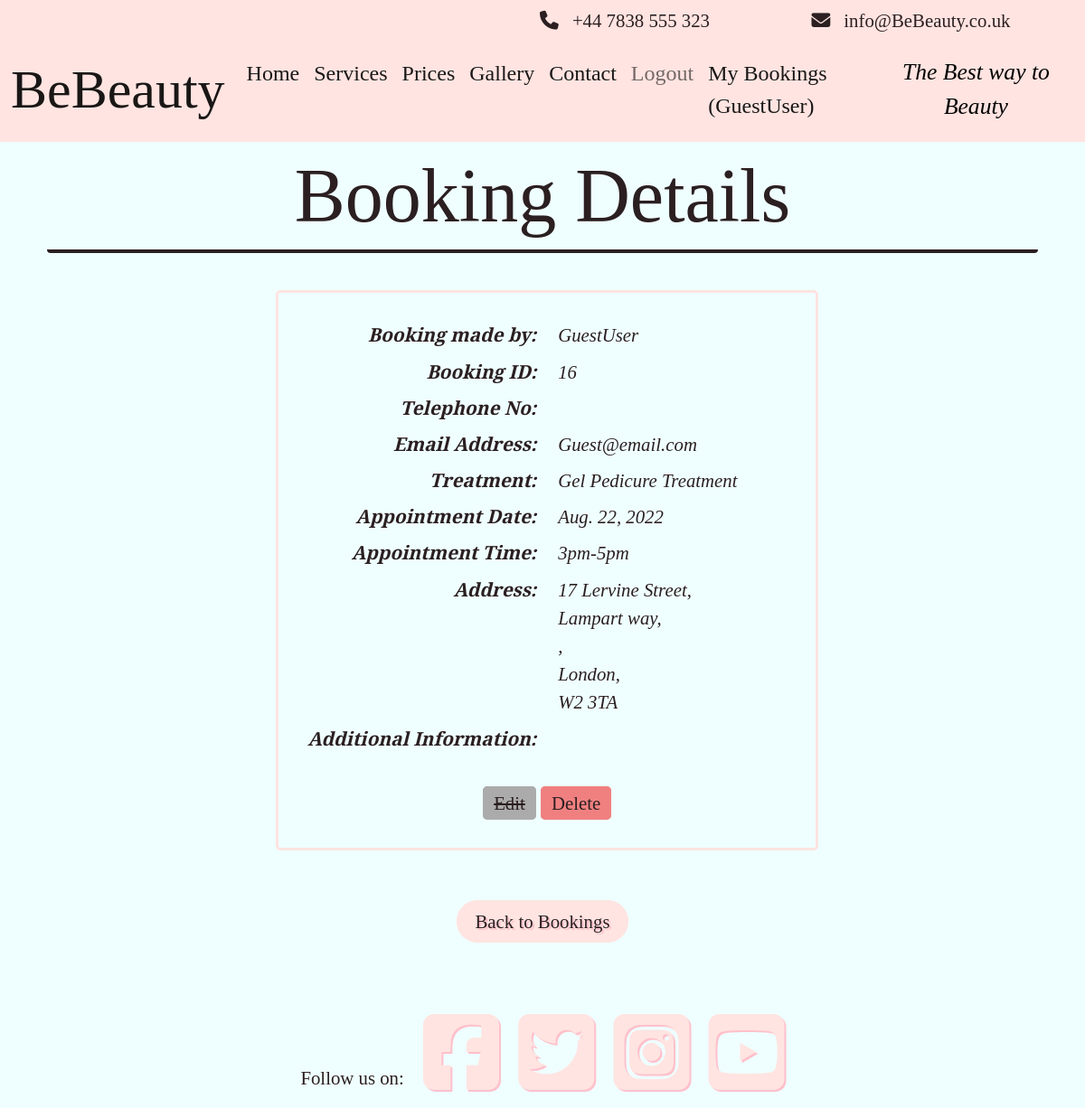
/booking/16 (signed in), run on the app's committed database.
### booking/models.py (models this page shows, shortened)
class Booking(models.Model):
    booking_id = models.BigAutoField(primary_key=True, unique=True)
    user = models.ForeignKey(
        User, on_delete=models.CASCADE,
        related_name="User")
    contact_no = PhoneNumberField(region="GB", null=False, blank=False)
    email = models.EmailField()
    treatment = models.ForeignKey(
        Treatment, on_delete=models.CASCADE,
        related_name="Treatment_Name"
        )
    booking_time = models.DateField(auto_now=True)
    appointment_date = models.DateField()
    appointment_slot = models.IntegerField(choices=TIMESLOTS)
    address_line_one = models.CharField(max_length=60)
    address_line_two = models.CharField(max_length=60, blank=True)
    address_line_three = models.CharField(max_length=60, blank=True)
    city = models.CharField(max_length=20)
    post_code = models.CharField(max_length=10)
    additional_info = models.TextField(max_length=300, blank=True)
    cancelled = models.IntegerField(choices=APPOINTMENT_STATUS, default=0)
    class Meta:
        ordering = ['appointment_date', 'appointment_slot']
        constraints = [
            models.UniqueConstraint(
                fields=['appointment_date', 'appointment_slot'],
                name='unique_booking')
        ]

### treatment/models.py (models this page shows, shortened)
class Treatment(models.Model):
    treatment_type = models.IntegerField(choices=TREATMENTS)
    treatment_name = models.CharField(max_length=60, unique=True)
    slug = models.SlugField(max_length=60, unique=True, primary_key=True)
    treatment_price = models.DecimalField(blank=False,
                                          max_digits=5, decimal_places=2)
    treatment_description = models.TextField()
    treatment_time = models.CharField(max_length=50)
    class _Meta:
        ordering = ['treatment_name']
    def __str__(self):
        return f"{self.treatment_name}"

### booking/views.py (the view)
class ViewBooking(DetailView):
    template_name = 'booking_details.html'
    model = Booking
    template_name_suffix = '<int:pk>'
    def get_queryset(self):
        queryset = super().get_queryset()
        return queryset.filter(user=self.request.user)

### templates/booking_details.html (shortened to what this page needs)
{% extends 'base.html' %}
{% load static %}
{% block content %}
{% if user.is_authenticated %}
<div class="container">
    <div class="box-wrap">
        <h1 class="center-text title-font sub-title">Booking Details</h1>
    </div>
</div>
<br>
<div class="container col-md-6 col-sm-8 booking-box d-inline-block">
    <br>
    <section>
        <section class="row">
            <div class="col-sm-6 spacer-1">
                Booking made by:
            </div>
            <div class="col-sm-6 spacer-2">
                {{ booking.user }}
            </div>
        </section>
        <section class="row">
            <div class="col-sm-6 spacer-1">
                Booking ID:
            </div>
            <div class="col-sm-6 spacer-2">
                {{ booking.booking_id }}
            </div>
        </section>
        <section class="row">
            <div class="col-sm-6 spacer-1">
                Telephone No:
            </div>
            <div class="col-sm-6 spacer-2">
            </div>
        </section>
        <section class="row">
            <div class="col-sm-6 spacer-1">
                Email Address:
            </div>
            <div class="col-sm-6 spacer-2 word text-break">
                {{ booking.email }}
            </div>
        </section>
        <section class="row">
            <div class="col-sm-6 spacer-1">
                Treatment:
            </div>
            <div class="col-sm-6 spacer-2">
                {{ booking.treatment }}
            </div>
        </section>
        <section class="row">
            <div class="col-sm-6 spacer-1">
                Appointment Date:
            </div>
            <div class="col-sm-6 spacer-2">
                {{ booking.appointment_date }}
            </div>
        </section>
        <section class="row">
            <div class="col-sm-6 spacer-1">
                Appointment Time:
            </div>
            <div class="col-sm-6 spacer-2">
                {{ booking.get_appointment_slot_display }}
            </div>
        </section>
        <section class="row">
            <div class="col-sm-6 spacer-1">
                Address:
            </div>
            <div class="col-sm-6 spacer-2">
                {{ booking.address_line_one }},
                <br>
                {{ booking.address_line_two }},
                <br>
                {{ booking.address_line_three }},
                <br>
                {{ booking.city }},
                <br>
                {{ booking.post_code }}
            </div>
        </section>
        <section class="row">
            <div class="col-sm-6 spacer-1">
                Additional Information:
            </div>
            <div class="col-sm-6 spacer-2">
            </div>
        </section>
        <br>
        <section class="row g-0">
            <div class="text-center justify-center-content">
                {% if not user.is_staff %}
                {% if booking.cancelled == False %}
                {% if user.last_login.date < booking.appointment_date %}
                <a class="custom-site-btn btn-remove-blue edit-but" href="{% url 'edit-booking' booking.pk %}">Edit</a>
                <a class="custom-site-btn btn-remove-blue del-but" href="{% url 'cancel-booking' booking.pk %}">Cancel</a>
                {% elif user.last_login.date == booking.appointment_date %}
                <a class="custom-site-btn btn-remove-blue nul-but"><s>Edit</s></a>
                <a class="custom-site-btn btn-remove-blue nul-but"><s>Delete</s></a>
                {% else %}
                <a class="custom-site-btn btn-remove-blue nul-but"><s>Edit</s></a>
                <a class="custom-site-btn btn-remove-blue del-but" href="{% url 'delete-booking' booking.pk %}">Delete</a>
                {% endif %}
                {% endif %}
                {% endif %}
        </section>
        <br>
    </section>
</div>
<br>
<br>
<div class="container">
    <div class="row g-0">
        <div class="col-sm-12 text-center">
            {% if user.is_staff %}
            <a class="custom-site-btn btn-remove-blue del-but" href="{% url 'admin-bookings' %}">Return</a>
            {% else %}
            <a class="btn-lg text-center light sub-custom-btn btn-remove-blue hvr-pulse" href="{% url 'bookings' %}">Back to Bookings</a>
            {% endif %}
        </div>
    </div>
</div>
<br>
<br>
{% endif %}
{% endblock content %}

### templates/base.html (shortened to what this page needs)
{% load static %}
<!DOCTYPE html>
<html lang="en">
<head>
    <link href="https://cdn.jsdelivr.net/npm/bootstrap@5.0.1/dist/css/bootstrap.min.css" rel="stylesheet">
    <link rel="stylesheet" href="https://cdnjs.cloudflare.com/ajax/libs/hover.css/2.3.1/css/hover-min.css" />
    <link rel="stylesheet" href="{% static 'css/style.css' %}">
</head>
<body class="d-flex flex-column h-100 main-bg">
    <div class="container-fluid above-nav">
        <div class="row justify-content-end padding-top">
            <div class=" col-lg-8 col-sm-7 contact-holder extra-padding">
                <i class="fa fa-solid fa-phone extra-padding"></i>+44 7838 555 323
            </div>
            <div class="col-lg-4 col-sm-5 contact-holder extra-padding text-center">
                <i class="fa fa-solid fa-envelope extra-padding"></i>info@BeBeauty.co.uk
            </div>
        </div>
    </div>
    <nav class="navbar navbar-expand-lg navbar-light">
        <div class="container-fluid">
            <a class="navbar-brand" href="{% url 'home' %}"><span class="brand title-font nav-title">BeBeauty</span></a>
            <div class="collapse navbar-collapse" id="navbarText">
                <ul class="navbar-nav me-auto mb-2 mb-lg-0">
                    <li class="nav-item">
                        <a class="nav-link active" aria-current="page" href="{% url 'home' %}">Home</a>
                    </li>
                    <li class="nav-item">
                        <a class="nav-link active" aria-current="page" href="{% url 'services' %}">Services</a>
                    </li>
                    <li class="nav-item">
                        <a class="nav-link active" aria-current="page" href="{% url 'price-list' %}">Prices</a>
                    </li>
                    <li class="nav-item">
                        <a class="nav-link active" aria-current="page" href="{% url 'gallery' %}">Gallery</a>
                    </li>
                    <li class="nav-item">
                        <a class="nav-link active" aria-current="page" href="{% url 'contact' %}">Contact</a>
                    </li>
                    {% if user.is_authenticated %}
                    <li class="nav-item">
                        <a class="nav-link" href="{% url 'account_logout' %}">Logout</a>
                    </li>
                    {% if user.is_authenticated and user.is_staff %}
                    <li class="nav-item">
                        <a class="nav-link active" aria-current="page" href="{% url 'admin-bookings' %}">Admin-Planner</a>
                    </li>
                    {% else %}
                    <li class="nav-item">
                        <a class="nav-link active" aria-current="page" href="{% url 'bookings' %}">My Bookings
                            ({{ user.username }})</a>
                    </li>
                    {% endif %}
                    {% endif %}
                </ul>
                <span class="slogon text-center">
                    The Best way to Beauty
                </span>
            </div>
        </div>
    </nav>
    <main class="flex-shrink-0 main-bg">
        {% block content %}{% endblock content %}
    </main>
    <footer class="footer mt-auto py-3 dark-bg">
        <p class="m-0 text-center text-black">Follow us on:
            <a href="https://en-gb.facebook.com/" target="_blank"><i class="fab fa-facebook-square ms-3 hvr-pulse button"></i></a>
            <a href="https://twitter.com/?lang=en" target="_blank"><i class="fab fa-twitter-square ms-3 hvr-pulse button"></i></a>
            <a href="https://www.instagram.com/" target="_blank"><i class="fab fa-instagram-square ms-3 hvr-pulse button"></i></a>
            <a href="https://www.youtube.com/" target="_blank"><i class="fab fa-youtube-square ms-3 hvr-pulse button"></i></a>
    </footer>
</body>
</html>

### static/css/style.css (style rules this page uses)
* { margin: 0; padding: 0; border: 0; }
body { background-color: #efffff; color: #2b1f21; font-family: 'Zilla Slab', serif; font-size: 1.3em; }
.title-font { font-family: 'Playfair Display', serif; text-align: center; }
.contact-holder { text-align: end; }
.nav-title { font-size: 5vmin; }
nav { background-color: #ffe4e1; font-family: 'Zilla Slab', serif; }
.above-nav { background-color: #ffe4e1; font-family: 'Zilla Slab', serif; }
footer { padding: 3em; }
footer .fab { font-size: 8vmin; color: #ffe4e1; text-shadow: 2px 2px #ffc0cb; }
.extra-padding { padding: 0px 15px; }
.padding-top { padding-top: 7px; }
nav li a { font-size: 1.5rem; }
.sub-title { font-size: 7vw; }
.box-wrap { margin: 10px; border-bottom: 4px #2b1f21 solid; border-radius: 4px; }
.slogon { font-family: 'Playfair Display'; font-style: italic; font-size: 1.6rem; color: #000000; }
.btn-remove-blue { -webkit-tap-highlight-color: transparent; color: #2b1f21; text-decoration: none; }
.sub-custom-btn { background-color: #ffe4e1; font-weight: 500; border-radius: 40px; border: 4px #ffe4e1 solid; text-shadow: 2px 2px #ffc0cb; border: 4px #ffe4e1 solid; font-size: 1.3rem; }
.custom-site-btn { border-radius: 5px; line-height: 1; border: 4px #ffc0cb solid; margin-top: 3px; }
.del-but { background-color: #f08080; border: 4px #f08080 solid; padding: 3px 8px; }
.nul-but { background-color: #acabab; border: 4px #acabab solid; padding: 3px 8px; }
.booking-box { border: 3px #ffe4e1 solid; border-radius: 5px; }
.spacer-1 { font-style: oblique; font-weight: 600; margin-bottom: 6px; text-align: end; }
.spacer-2 { font-style: italic; margin-bottom: 6px; }
.row { margin-bottom: 3px; }

### data on the page
Booking: user "GuestUser", booking_id "16", email "Guest@email.com", treatment "Gel Pedicure Treatment", appointment_date "Aug. 22, 2022", appointment_slot "3pm-5pm", address_line_one "17 Lervine Street", address_line_two "Lampart way", city "London", post_code "W2 3TA"

### other printed values
{{ user.username }} "GuestUser"
